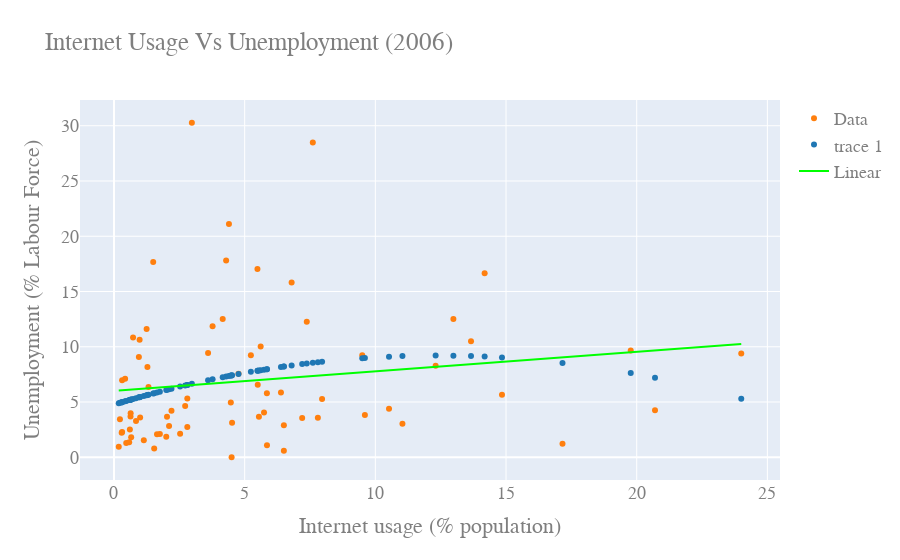

Notebook cell for this chart:
### Code cell
data2006_Unempl = pd.read_csv("Developing(all variables)06.csv")

Country_Name = data2006_Unempl['countryName']
IU06_Unempl = data2006_Unempl['IU06']

Unemployment06 = data2006_Unempl['Unemployment06']


slopeUnemployment06, interceptUnemployment06, r_valueUnemployment06, p_valueUnemployment06, std_errUnemployment06 = stats.linregress(IU06_Unempl,Unemployment06)
lineUnemployment06 = slopeUnemployment06*IU06_Unempl+interceptUnemployment06

#use 3rd order due to up curve at IU-0
#p1 = np.polyfit(IU06,Unemployment06,3)

p7 = np.polyfit(IU06_Unempl,Unemployment06,2)

yfit7 = p7[0]*IU06_Unempl**2+p7[1]*IU06_Unempl**1+p7[2]
#yfit3 = p3[0]*IU06**3+p3[1]*IU06**2+p3[2]*IU06+p3[3]



yresid7 = Unemployment06 - yfit7

SSresid7 = sum(pow(yresid7,2))

SStotal7 = len(Unemployment06)*statistics.variance(Unemployment06)

rsq7 = 1 - SSresid7/SStotal7


y7resid = Unemployment06 - lineUnemployment06


SS7resid = sum(pow(y7resid,2))

SS7total = len(Unemployment06)*statistics.variance(Unemployment06)

rsq_7 = 1 - SS7resid/SS7total

print("R^2 value for linear fit: " +str(rsq_7))
#print("Model Coefficients: "+str(slopeUnemployment06)+" , "+str(interceptUnemployment06))
print("Model Coefficients: ["+str(slopeUnemployment06)+","+str(interceptUnemployment06)+"]")
print("Correlation coefficient: "+str(np.corrcoef(IU06,Unemployment06)[0][1]))

print("R^2 value for fit: " +str(rsq7))
#print("Model Coefficients: ["+str(slopeUnemployment06)+" , "+str(interceptUnemployment06)+"]")
print("Model Coefficients: "+str(p7))
print("Correlation coefficient: "+str(np.corrcoef(IU06_Unempl,Unemployment06)[0][1]))



figUnemployment06 = go.Figure()

figUnemployment06.add_trace(go.Scatter(
    x= IU06_Unempl,
    y= Unemployment06,
    mode='markers',      # this sets its legend entry
    marker=go.Marker(color='rgb(255, 127, 14)'),
    name="Data",
    text=Country_Name,
    textposition="top center"
))

figUnemployment06.add_trace(go.Scatter(
    x=IU06_Unempl,
    y=np.polyval(p7,IU06_Unempl),
    mode='markers',
    marker=go.Marker(color='rgb(31, 119, 180)'),
    #name="y=" +str(1.02449924)+"x^2-"+str(34.18513794)+"x"+str(273.79980863)
))

figUnemployment06.add_trace(go.Scatter(
    x=IU06,
    y=lineUnemployment06,
    #y=np.polyval(p1,IU06),
    mode='lines',
    marker=go.Marker(color='rgb(0, 255, 0)'),
    name="Linear"
))

figUnemployment06.update_layout(
    title="Internet Usage Vs Unemployment (2006)",
    xaxis_title="Internet usage (% population)",
    yaxis_title="Unemployment (% Labour Force)",
    font=dict(
        family="Courier New, monospace",
        size=18,
        color="#7f7f7f"
    )
)

figUnemployment06.show()

### Figure 1 — Plotly figure (JSON) as saved in the notebook; plotly's stock layout.template omitted (floating-point values rounded to 4 significant figures)
{"data": [{"marker": {"color": "rgb(255, 127, 14)"}, "mode": "markers", "name": "Data", "text": ["Afghanistan", "Algeria", "Angola", "Bangladesh", "Belize", "Benin", "Bhutan", "Botswana", "Burkina Faso", "Burundi", "Cambodia", "Cameroon", "Central African Republic", "Chad", "China", "Comoros", "Dominican Republic", "Ecuador", "Egypt", "El Salvador", "Equatorial Guinea", "Ethiopia", "Fiji", "Gabon", "Gambia", "Ghana", "Guatemala", "Guinea", "Haiti", "Honduras", "India", "Indonesia", "Iraq", "Kenya", "Kiribati", "Kyrgyzstan", "Lesotho", "Madagascar", "Malawi", "Maldives", "Mali", "Mauritania", "Morocco", "Mozambique", "Myanmar", "Namibia", "Nepal", "Nicaragua", "Niger", "Nigeria", "Pakistan", "Papua New Guinea", "Paraguay", "Peru", "Philippines", "Samoa", "Sao Tome and Principe", "Senegal", "Sierra Leone", "Solomon Islands", "South Africa", "Suriname", "Tajikistan", "Thailand", "Togo", "Tonga", "Tunisia", "Turkmenistan", "Uganda", "Uzbekistan", "Vanuatu", "Yemen", "Zambia"], "textposition": "top center", "type": "scatter", "x": [2.107, 7.376, 1.5, 1, 24, 1.538, 4.518, 4.29, 0.6327, 0.6576, 0.4684, 2.029, 0.3112, 0.581, 10.52, 2.2, 14.84, 7.2, 13.66, 5.5, 1.279, 0.3106, 9.6, 5.489, 5.238, 2.723, 6.5, 0.6375, 6.796, 7.8, 2.805, 4.765, 0.9523, 3.6, 4.5, 12.31, 2.98, 0.6076, 0.4251, 11.04, 0.7296, 0.9797, 19.77, 0.843, 0.182, 4.399, 1.141, 2.806, 0.294, 5.545, 6.5, 1.754, 7.962, 20.7, 5.741, 4.469, 14.18, 5.612, 0.2277, 1.646, 7.607, 9.5, 3.772, 17.16, 2, 5.854, 12.99, 1.32, 2.529, 6.388, 5.851, 1.248, 4.16], "y": [2.825, 12.27, 17.67, 3.591, 9.39, 0.783, 3.13, 17.8, 3.699, 1.8, 1.279, 3.67, 6.959, 1.355, 4.4, 4.198, 5.655, 3.55, 10.49, 6.57, 8.157, 2.295, 3.834, 17.03, 9.227, 4.635, 2.886, 3.973, 15.81, 3.575, 2.737, 7.551, 9.064, 9.442, 0, 8.27, 30.27, 2.52, 7.094, 3.029, 10.84, 10.64, 9.67, 3.291, 0.946, 21.1, 1.549, 5.31, 2.227, 3.666, 0.582, 2.111, 5.276, 4.26, 4.052, 4.958, 16.65, 10.03, 3.439, 2.075, 28.49, 9.233, 11.86, 1.22, 1.849, 1.09, 12.51, 6.353, 2.123, 5.85, 5.781, 11.61, 12.5]}, {"marker": {"color": "rgb(31, 119, 180)"}, "mode": "markers", "type": "scatter", "x": [2.107, 7.376, 1.5, 1, 24, 1.538, 4.518, 4.29, 0.6327, 0.6576, 0.4684, 2.029, 0.3112, 0.581, 10.52, 2.2, 14.84, 7.2, 13.66, 5.5, 1.279, 0.3106, 9.6, 5.489, 5.238, 2.723, 6.5, 0.6375, 6.796, 7.8, 2.805, 4.765, 0.9523, 3.6, 4.5, 12.31, 2.98, 0.6076, 0.4251, 11.04, 0.7296, 0.9797, 19.77, 0.843, 0.182, 4.399, 1.141, 2.806, 0.294, 5.545, 6.5, 1.754, 7.962, 20.7, 5.741, 4.469, 14.18, 5.612, 0.2277, 1.646, 7.607, 9.5, 3.772, 17.16, 2, 5.854, 12.99, 1.32, 2.529, 6.388, 5.851, 1.248, 4.16], "y": [6.148, 8.48, 5.775, 5.453, 5.284, 5.799, 7.415, 7.309, 5.207, 5.224, 5.094, 6.101, 4.985, 5.171, 9.105, 6.203, 9.027, 8.428, 9.156, 7.834, 5.635, 4.984, 8.981, 7.83, 7.728, 6.503, 8.204, 5.21, 8.302, 8.598, 6.549, 7.525, 5.421, 6.972, 7.406, 9.204, 6.645, 5.189, 5.064, 9.152, 5.272, 5.439, 7.617, 5.349, 4.894, 7.36, 5.546, 6.549, 4.973, 7.852, 8.204, 5.934, 8.64, 7.193, 7.928, 7.392, 9.109, 7.878, 4.926, 5.867, 8.545, 8.965, 7.059, 8.54, 6.084, 7.972, 9.193, 5.661, 6.394, 8.165, 7.97, 5.615, 7.248]}, {"marker": {"color": "rgb(0, 255, 0)"}, "mode": "lines", "name": "Linear", "type": "scatter", "x": [2.107, 7.376, 1.5, 1, 24, 1.538, 4.518, 4.29, 0.6327, 0.6576, 0.4684, 2.029, 0.3112, 0.581, 10.52, 2.2, 14.84, 7.2, 13.66, 5.5, 1.279, 0.3106, 9.6, 5.489, 5.238, 2.723, 6.5, 0.6375, 6.796, 7.8, 2.805, 4.765, 0.9523, 3.6, 4.5, 12.31, 2.98, 0.6076, 0.4251, 11.04, 0.7296, 0.9797, 19.77, 0.843, 0.182, 4.399, 1.141, 2.806, 0.294, 5.545, 6.5, 1.754, 7.962, 20.7, 5.741, 4.469, 14.18, 5.612, 0.2277, 1.646, 7.607, 9.5, 3.772, 17.16, 2, 5.854, 12.99, 1.32, 2.529, 6.388, 5.851, 1.248, 4.16], "y": [6.374, 7.309, 6.266, 6.178, 10.26, 6.273, 6.802, 6.761, 6.113, 6.117, 6.083, 6.36, 6.056, 6.103, 7.867, 6.391, 8.633, 7.277, 8.423, 6.976, 6.227, 6.056, 7.703, 6.974, 6.929, 6.483, 7.153, 6.113, 7.206, 7.384, 6.498, 6.846, 6.169, 6.639, 6.799, 8.183, 6.529, 6.108, 6.076, 7.958, 6.13, 6.174, 9.507, 6.15, 6.033, 6.781, 6.203, 6.498, 6.053, 6.984, 7.153, 6.312, 7.413, 9.672, 7.019, 6.793, 8.516, 6.996, 6.041, 6.292, 7.35, 7.685, 6.67, 9.044, 6.355, 7.039, 8.304, 6.234, 6.449, 7.133, 7.038, 6.222, 6.738]}], "layout": {"font": {"color": "#7f7f7f", "family": "Courier New, monospace", "size": 18}, "title": {"text": "Internet Usage Vs Unemployment (2006)"}, "xaxis": {"title": {"text": "Internet usage (% population)"}}, "yaxis": {"title": {"text": "Unemployment (% Labour Force)"}}}}
